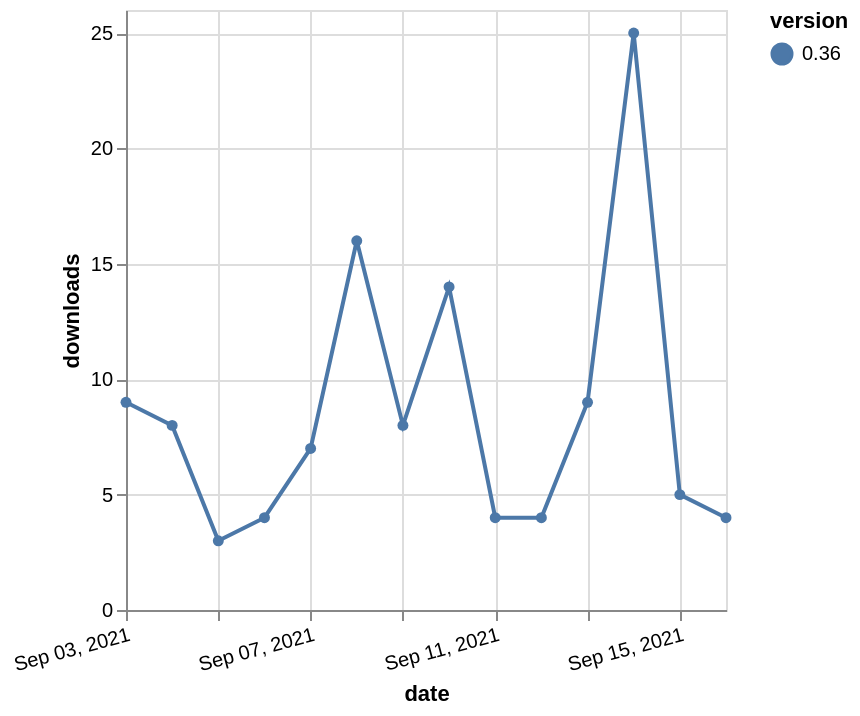

Specify this chart in Vega-Lite:
### Vega-Lite specification from a JSON file in a GitHub repository (floating-point values rounded to 4 significant figures)
{"$schema": "https://vega.github.io/schema/vega-lite/v5.json", "description": "A simple bar chart with embedded data.", "data": {"values": [{"date": "2021-09-03", "total": 9140, "delta": 9, "version": "0.36"}, {"date": "2021-09-04", "total": 9148, "delta": 8, "version": "0.36"}, {"date": "2021-09-05", "total": 9151, "delta": 3, "version": "0.36"}, {"date": "2021-09-06", "total": 9155, "delta": 4, "version": "0.36"}, {"date": "2021-09-07", "total": 9162, "delta": 7, "version": "0.36"}, {"date": "2021-09-08", "total": 9178, "delta": 16, "version": "0.36"}, {"date": "2021-09-09", "total": 9186, "delta": 8, "version": "0.36"}, {"date": "2021-09-10", "total": 9200, "delta": 14, "version": "0.36"}, {"date": "2021-09-11", "total": 9204, "delta": 4, "version": "0.36"}, {"date": "2021-09-12", "total": 9208, "delta": 4, "version": "0.36"}, {"date": "2021-09-13", "total": 9217, "delta": 9, "version": "0.36"}, {"date": "2021-09-14", "total": 9242, "delta": 25, "version": "0.36"}, {"date": "2021-09-15", "total": 9247, "delta": 5, "version": "0.36"}, {"date": "2021-09-16", "total": 9251, "delta": 4, "version": "0.36"}]}, "width": "container", "mark": {"type": "line", "point": {"filled": true}}, "encoding": {"x": {"field": "date", "type": "temporal", "timeUnit": "yearmonthdate", "title": "date", "axis": {"labelAngle": -15}}, "y": {"field": "delta", "type": "quantitative", "title": "downloads"}, "color": {"field": "version", "type": "nominal"}, "tooltip": {"field": "delta"}}}
